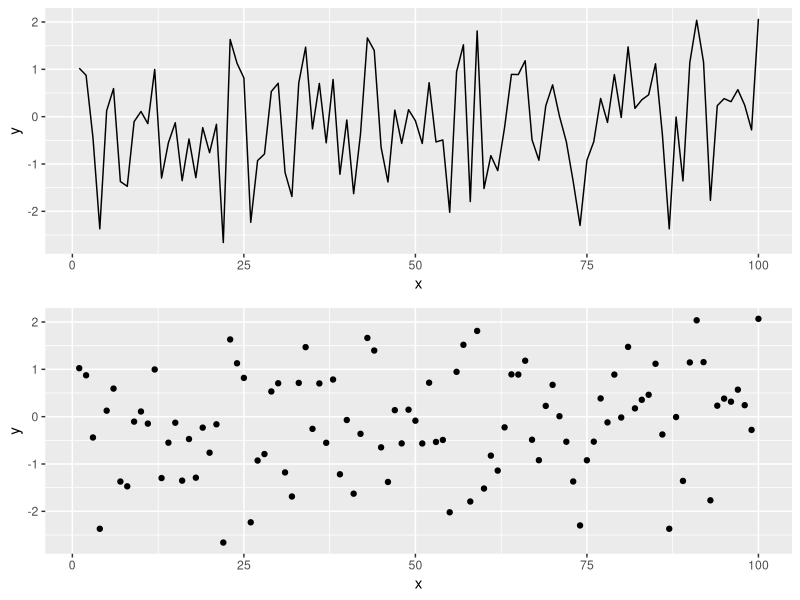
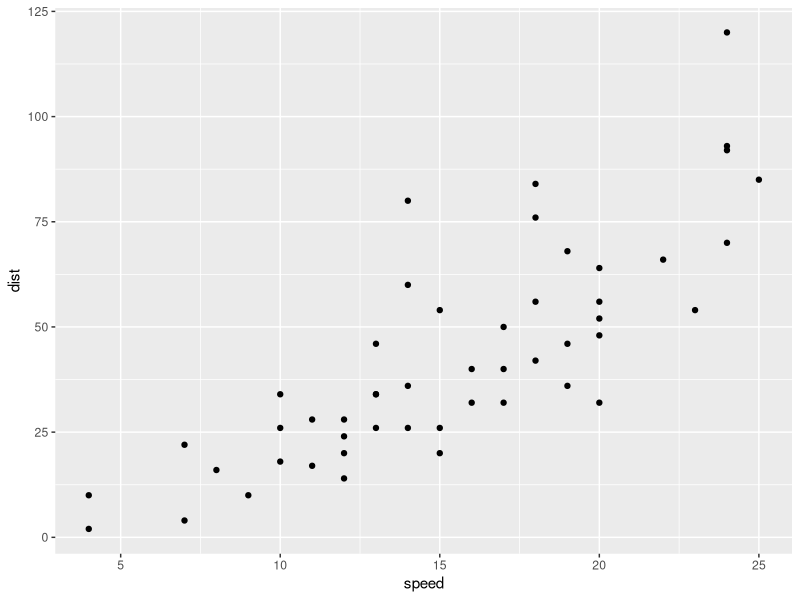

Write the R code that produced these figures, in order.
## ---- chunk 1
knitr::opts_chunk$set(echo = TRUE,  fig.width = 8, fig.height = 8, fig.alig = "center")
## ---- chunk 2
library(tidyverse)
library(gridExtra)
## ---- chunk 3
# Simulating data according to a normal distribution
x <- seq(1:100)
y <- rnorm(100) # Generating data form a normal distribution with mean 0 and variance 1
data <- data.frame(x = x, y = y )
p1 = ggplot(data, aes(x= x, y = y)) +
geom_line()
p2 = ggplot(data, aes(x= x, y = y)) +
geom_point()
grid.arrange(p1, p2)
## ---- chunk 4
ggplot(cars, aes(speed, dist)) + geom_point()
